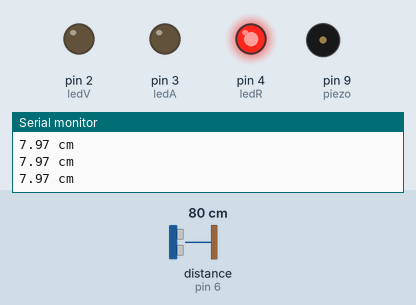
A sketch run on a simulated Arduino Uno, built with avr-gcc and run on an emulated ATmega328P. On the bench: output pins drawn as LEDs (lit = HIGH), buzzer (waves = sounding), the last lines printed to the serial monitor. Wiring (inferred from the names in the program): ultrasonic range finder: trigger pin 5; echo pin 6. The test bench sets the inputs (shaded band); at power-on: distance to the obstacle (sensor on pin 6) 80 cm. The echo pulse lasts 58.3 µs per cm; pins used as bus, display or sensor lines are not drawn.

Above: at 1.3 s.
1.4 s: distance to the obstacle (sensor on pin 6) set to 95 cm
4.4 s: distance to the obstacle (sensor on pin 6) set to 106 cm
At 5.41 s:
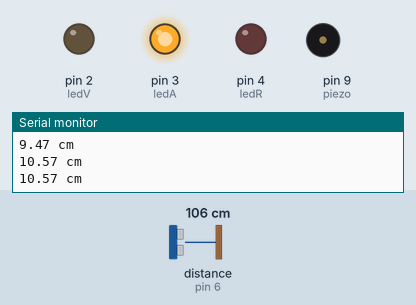
7.4 s: distance to the obstacle (sensor on pin 6) set to 197 cm
10.4 s: distance to the obstacle (sensor on pin 6) set to 204 cm
At 11.54 s:
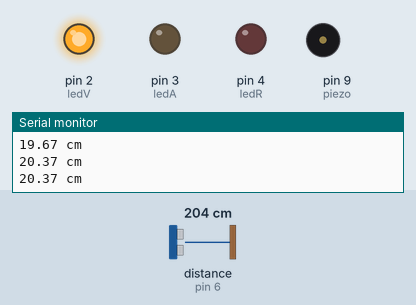
13.4 s: distance to the obstacle (sensor on pin 6) set to 2 cm
At 14.35 s:
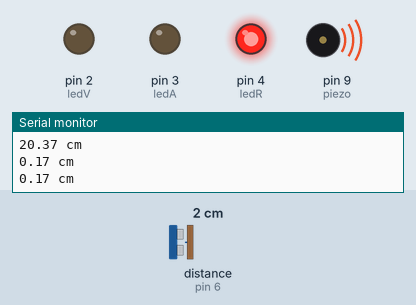
16.4 s: distance to the obstacle (sensor on pin 6) set to 120 cm
At 17.36 s:
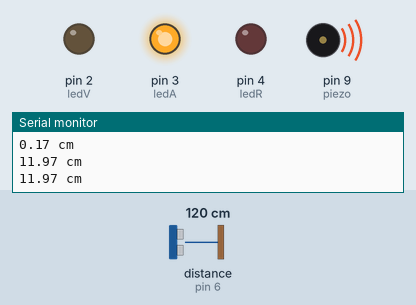
Timing chart, 0 to 20.4 s (numbered marks = the images above; inputs shaded):
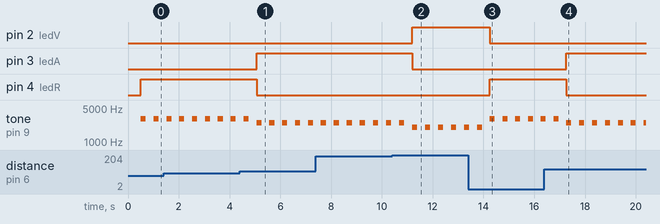

Measured:
- the behaviour switches between 100 and 101 cm on distance to the obstacle (sensor on pin 6) (found by bisection; images 0 and 1)
- the behaviour switches between 200 and 201 cm on distance to the obstacle (sensor on pin 6) (found by bisection; images 1 and 2)
- after the input at 4.4 s, pin 3 (ledA): LOW → HIGH after 0.66 s; pin 4 (ledR): HIGH → LOW after 0.66 s
- after the input at 10.4 s, pin 2 (ledV): LOW → HIGH after 0.79 s; pin 3 (ledA): HIGH → LOW after 0.79 s
- after the input at 13.4 s, pin 2 (ledV): HIGH → LOW after 0.85 s; pin 4 (ledR): LOW → HIGH after 0.85 s
- after the input at 16.4 s, pin 3 (ledA): LOW → HIGH after 0.87 s; pin 4 (ledR): HIGH → LOW after 0.87 s
- by itself, tone on pin 9 (piezo): plays 3000 Hz for 0.20 s, 2500 Hz for 0.20 s, 2500 Hz for 0.20 s, 2500 Hz for 0.20 s, 2500 Hz for 0.20 s, 2500 Hz for 0.20 s … (8 notes in this stretch)

The sketch:

aparcar.ino
```cpp
int ledV = 2;
int ledA = 3;
int ledR = 4;

const byte trig = 5;
const byte echo = 6;

int piezo = 9;

const float vsonido = 34300.0;
const float dLejos = 30.0;
const float dMedio = 20.0;
const float dCerca = 10.0;

void setup()
{
  Serial.begin(9600);

  pinMode(ledV, OUTPUT);
  pinMode(ledA, OUTPUT);
  pinMode(ledR, OUTPUT);
  pinMode(echo, INPUT);
  pinMode(trig, OUTPUT);
  pinMode(piezo, OUTPUT);

  apagarLEDs();
}

void loop()
{
  //Preparamos el sensor ultrasonido
  iniciarTrigger();

  //Obtenemos distancia
  float distancia = calcularDistancia();

  //apagar LEDs
  apagarLEDs();

  //medir si está en un rango apropiado
  if(distancia < dLejos){
    //emepzar con el sonido
    alarmas(distancia);
  }
}

void apagarLEDs(){
  digitalWrite(ledV,LOW);
  digitalWrite(ledA,LOW);
  digitalWrite(ledR,LOW);
}

void iniciarTrigger(){
  //ponemos el Trigger en estado bajo
  digitalWrite(trig, LOW);
  delayMicroseconds(2);

  //ponemos el Trigger en estado alto
  digitalWrite(trig, HIGH);
  delayMicroseconds(10);

  //ponemos el Trigger en estado bajo
  digitalWrite(trig, LOW);
}

float calcularDistancia(){
  //La función pulseIn obtiene el tiempo que tarda en cambiar entre estados,
  //aquí a HIGH

  unsigned long tiempo = pulseIn(echo,HIGH);

  //Obtenemos la distanca en cm, hay que convertir el tiempo en segu
  //tiempo/2; //entre 2 porque va y viene
  float distancia = tiempo *0.0000001 * vsonido /2.0;
  //float distancia = tiempo/58;
  Serial.print(distancia);
  Serial.println(" cm");
  delay(500);

  return distancia;
}

void alarmas(float distancia){
  if(distancia <= dLejos && distancia > dMedio)
  {
    //Encendemos led verde
    digitalWrite(ledV, HIGH);
    tone(piezo, 2000, 200); //piezo, frecuencia, 200 milisegundos
  }
  else if (distancia <= dMedio && distancia > dCerca)
  {
    //Encendemos led amarillo
    digitalWrite(ledA, HIGH);
    tone(piezo, 2500, 200);
  }
   else if (distancia <= dCerca)
  {
    //Encendemos led rojo
    digitalWrite(ledR, HIGH);
    tone(piezo, 3000, 200);
  }
}
```
